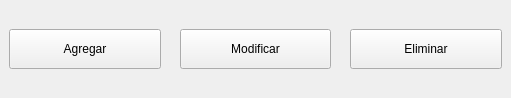
                <widget class="QWidget" name="layoutWidget_3">
                 <property name="geometry">
                  <rect>
                   <x>300</x>
                   <y>10</y>
                   <width>511</width>
                   <height>98</height>
                  </rect>
                 </property>
                 <layout class="QHBoxLayout" name="Layout_ProductosCRUD">
                  <property name="spacing">
                   <number>19</number>
                  </property>
                  <property name="leftMargin">
                   <number>9</number>
                  </property>
                  <property name="topMargin">
                   <number>9</number>
                  </property>
                  <property name="rightMargin">
                   <number>9</number>
                  </property>
                  <property name="bottomMargin">
                   <number>9</number>
                  </property>
                  <item>
                   <widget class="QPushButton" name="Boton_AgregarProducto">
                    <property name="minimumSize">
                     <size>
                      <width>80</width>
                      <height>40</height>
                     </size>
                    </property>
                    <property name="text">
                     <string>Agregar</string>
                    </property>
                   </widget>
                  </item>
                  <item>
                   <widget class="QPushButton" name="Boton_ModificarProducto">
                    <property name="minimumSize">
                     <size>
                      <width>80</width>
                      <height>40</height>
                     </size>
                    </property>
                    <property name="text">
                     <string>Modificar</string>
                    </property>
                   </widget>
                  </item>
                  <item>
                   <widget class="QPushButton" name="Boton_EliminarProducto">
                    <property name="minimumSize">
                     <size>
                      <width>80</width>
                      <height>40</height>
                     </size>
                    </property>
                    <property name="maximumSize">
                     <size>
                      <width>300</width>
                      <height>16777215</height>
                     </size>
                    </property>
                    <property name="text">
                     <string>Eliminar</string>
                    </property>
                   </widget>
                  </item>
                 </layout>
                </widget>
